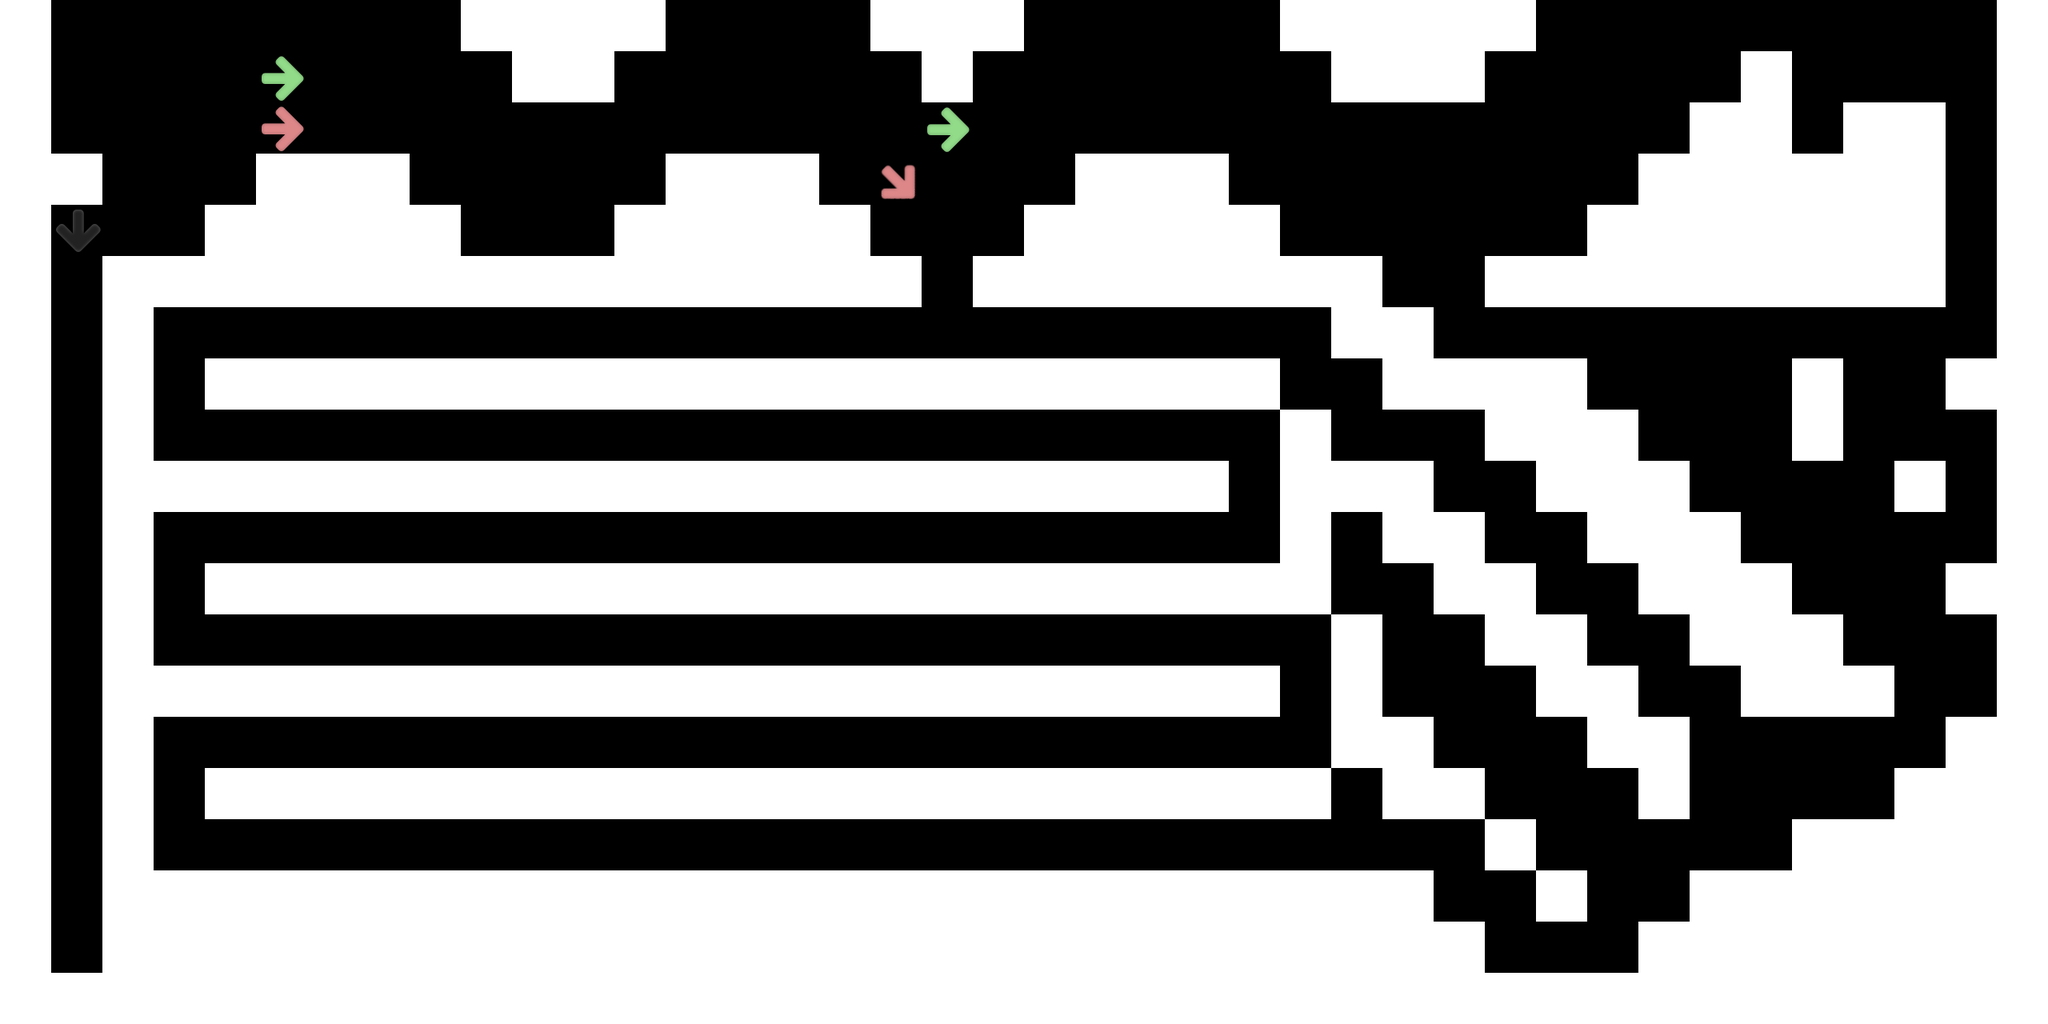

Rendered tile map (Tiled .tmx) drawn with the repository's tilesets; below, a short description and the map source with its tile grids summarised:
An orthogonal 40x20 tile map with 64x64 px tiles, 2 tile layers (collision, Background).

<map version="1.0" orientation="orthogonal" width="40" height="20" tilewidth="64" tileheight="64">
 <tileset firstgid="1" name="tiles" tilewidth="64" tileheight="64">
  <image source="../images/tiles.png" width="192" height="256" />
 </tileset>
 <layer name="collision" width="40" height="20">
  <data>[800 cells, 417 non-empty, 1 distinct tile ids]</data>
 </layer>
 <layer name="Background" width="40" height="20">
  <data>[800 cells, 422 non-empty, 5 distinct tile ids]</data>
 </layer>
</map>
